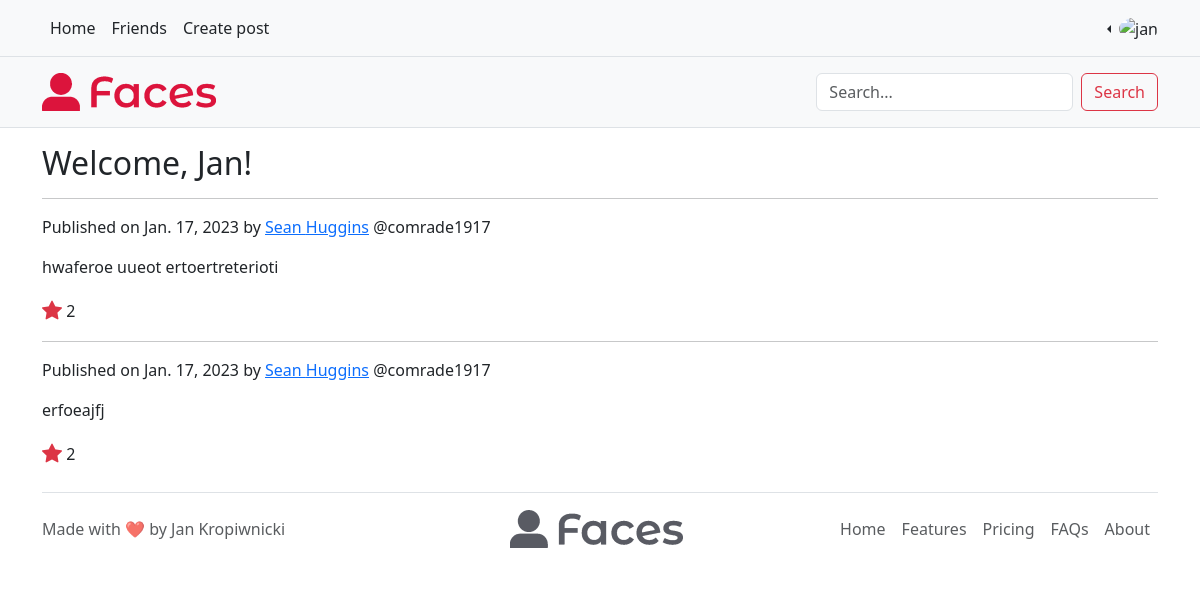
Before: / (signed in) with the older database file.
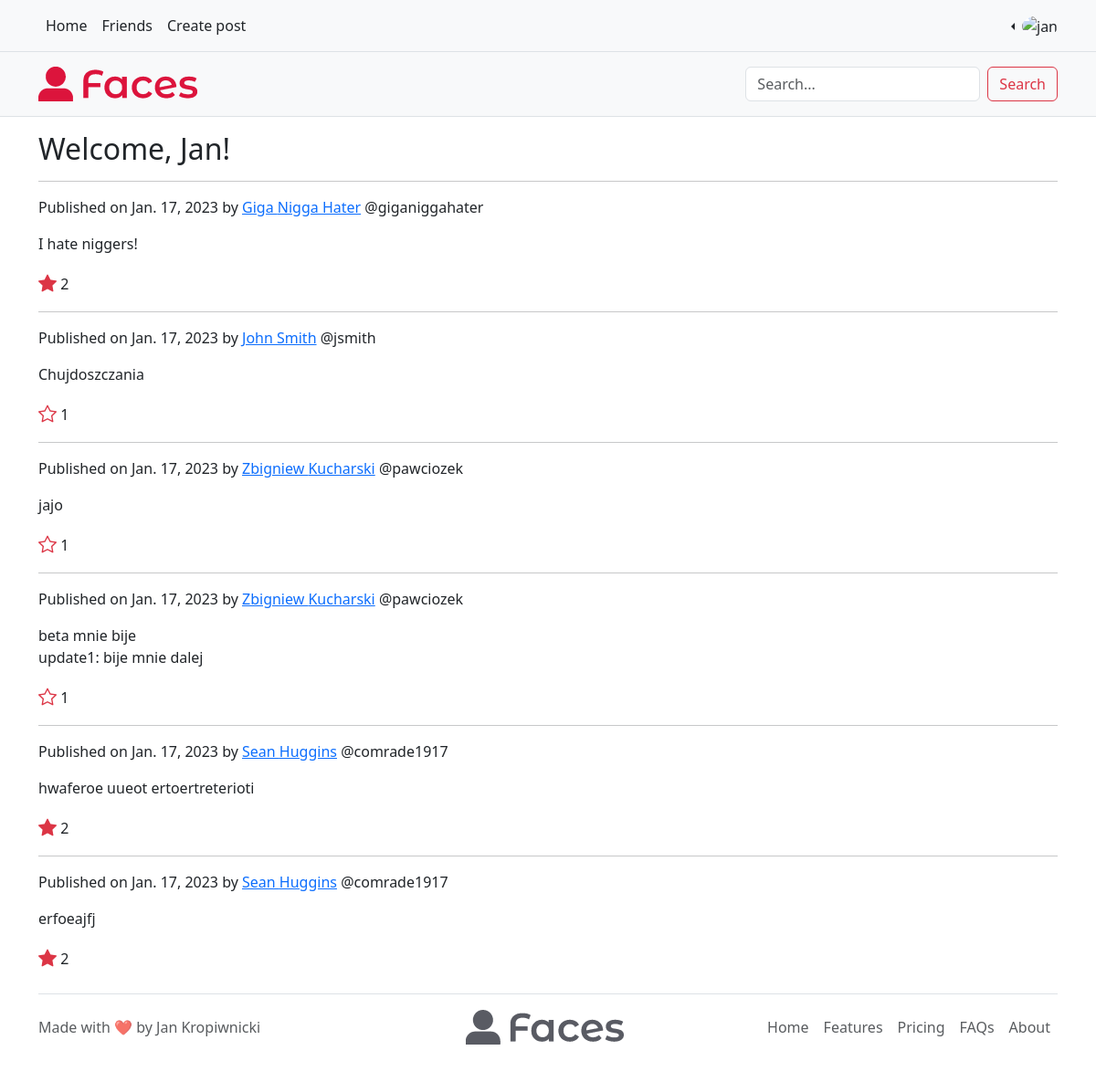
After: the same page with the newer database file.
### facebook2_app/models.py (models this page shows)
class Post(models.Model):
    content = models.TextField()
    author = models.ForeignKey(Person, on_delete=models.CASCADE)
    date = models.DateTimeField()

class Person(models.Model):
    user = models.OneToOneField(User, on_delete=models.CASCADE)
    friends = models.ManyToManyField("self")

### facebook2_app/views.py (the view)
# urls.py: path('', facebook2_app.views.index, name="index"),
def index(request):
    post_list = []
    friend_requests = []
    if request.user.is_authenticated:
        post_list_plain = []
        for friend in request.user.person.friends.all():
            post_list_plain += list(friend.post_set.all())
        post_list_plain.sort(key=lambda x: x.date, reverse=True)
        for post in post_list_plain:
            post_list += [[post, post.content.split("\r\n"), len(post.likeprofile_set.all())]]
        friend_requests = request.user.requestprofile.friend_requests.all()
    return render(request, "index.html", {
        "post_list": post_list, "friend_requests": friend_requests, "friend_requests_len": len(friend_requests)
    })

### templates/index.html (shortened to what this page needs)
{% extends 'base.html' %}
{% block content %}
    {% if user.is_authenticated %}
        <h2>Welcome, {{ user.first_name }}!</h2>
        {% for post in post_list %}
            <div id="{{ post.0.id }}">
                <hr>
                <p>Published on {{ post.0.date.date }} by <a href="{% url 'user' post.0.author.user.username %}">
                    {{ post.0.author.user.first_name }} {{ post.0.author.user.last_name }}</a>
                    @{{ post.0.author.user.username }}</p>
                <p>
                {% for line in post.1 %}
                    {{ line }}<br>
                {% endfor %}
                </p>
                <p>
                    {% if user.likeprofile in post.0.likeprofile_set.all %}
                        <a class="like-icon" id="like-{{ post.0.id }}" onclick="dislike_{{ post.0.id }}()"><i class="bi bi-star-fill lead text-danger"></i></a>
                    {% else %}
                        <a class="like-icon" id="like-{{ post.0.id }}" onclick="like_{{ post.0.id }}()"><i class="bi bi-star lead text-danger"></i></a>
                    {% endif %}
                    <span id="like-count-{{ post.0.id }}">{{ post.2 }}</span>
                </p>
            </div>
        {% endfor %}
    {% endif %}
{% endblock %}

### templates/base.html (shortened to what this page needs)
{% load static %}
<!DOCTYPE html>
<html lang="en">
<head>
    <link href="https://cdn.jsdelivr.net/npm/bootstrap@5.3.0-alpha1/dist/css/bootstrap.min.css" rel="stylesheet"
>
    <link rel="stylesheet" href="https://cdn.jsdelivr.net/npm/bootstrap-icons@1.10.3/font/bootstrap-icons.css">
</head>
<body style="padding-top: 9rem">
    <div class="fixed-top">
        <nav class="navbar navbar-expand-md py-2 bg-light border-bottom">
            <div class="container d-flex flex-wrap">
                <div class="collapse navbar-collapse" id="navbarCollapse">
                    {% if not user.is_authenticated %}
                        <ul class="nav me-auto">
                            <li class="nav-item"><a href="#" class="nav-link link-dark px-2 active" aria-current="page">Home</a></li>
                            <li class="nav-item"><a href="#" class="nav-link link-dark px-2">About</a></li>
                            <li class="nav-item"><a href="#" class="nav-link link-dark px-2">FAQs</a></li>
                            <li class="nav-item"><a href="#" class="nav-link link-dark px-2">Contact</a></li>
                        </ul>
                        <ul class="nav">
                            <li class="nav-item"><a href="{% url 'login' %}" class="nav-link link-dark px-2">Login</a></li>
                            <li class="nav-item"><a href="{% url 'register' %}" class="nav-link link-dark px-2">Sign up</a></li>
                        </ul>
                    {% else %}
                        <ul class="nav me-auto">
                            <li class="nav-item"><a href="{% url 'index' %}" class="nav-link link-dark px-2 active" aria-current="page">Home</a></li>
                            <li class="nav-item"><a href="{% url 'friends' %}" class="nav-link link-dark px-2">Friends</a></li>
                            <li class="nav-item"><a href="{% url 'create_post' %}" class="nav-link link-dark px-2">Create post</a></li>
                        </ul>
                        <div class="dropstart text-end">
                            <a href="#" class="d-block link-dark text-decoration-none dropdown-toggle" data-bs-toggle="dropdown" aria-expanded="false">
                                <img src="https://github.com/mdo.png" alt="{{ user.username }}" class="rounded-circle" width="32" height="32">
                            </a>
                        </div>
                    {% endif %}
                </div>
            </div>
        </nav>
        <header class="py-3 mb-4 border-bottom bg-light">
            <div class="container d-flex flex-wrap justify-content-center">
                <a href="/" class="d-flex align-items-center mb-3 mb-lg-0 me-lg-auto text-dark text-decoration-none">
                    <img class="bi me-1" height="38" src="{% static 'img/postit.png' %}" alt="Faces logo">
                </a>
                {% if user.is_authenticated %}
                    <form method="get" class="d-flex" role="search" action="{% url 'search_results' %}">
                        <input class="form-control me-2" name="q" type="search" placeholder="Search..." aria-label="Search"
                               value="{% block query %}{% endblock %}">
                        <button class="btn btn-outline-danger" type="submit">Search</button>
                    </form>
                {% endif %}
            </div>
        </header>
    </div>
    <div class="container-sm">
        <main>
            {% block content %}
            {% endblock %}
        </main>
        <footer class="d-flex flex-wrap justify-content-between align-items-center py-3 my-4 border-top">
            <p class="col-md-4 mb-0 text-muted">Made with ❤️ by Jan Kropiwnicki</p>
            <a href="{% url 'index' %}" class="col-md-4 d-flex align-items-center justify-content-center mb-3 mb-md-0 me-md-auto link-dark text-decoration-none">
                <img src="{% static 'img/logo-g.png' %}" class="bi me-2" height="38" alt="Faces logo">
            </a>
            <ul class="nav col-md-4 justify-content-end">
                <li class="nav-item"><a href="#" class="nav-link px-2 text-muted">Home</a></li>
                <li class="nav-item"><a href="#" class="nav-link px-2 text-muted">Features</a></li>
                <li class="nav-item"><a href="#" class="nav-link px-2 text-muted">Pricing</a></li>
                <li class="nav-item"><a href="#" class="nav-link px-2 text-muted">FAQs</a></li>
                <li class="nav-item"><a href="#" class="nav-link px-2 text-muted">About</a></li>
            </ul>
        </footer>
    </div>
</body>
</html>

Changed rows visible on the page:
added Post: date "Jan. 17, 2023", author.first_name "Giga", author.last_name "Nigga Hater", author.username "giganiggahater", 1 "I hate niggers!", post "2"
added Post: date "Jan. 17, 2023", author.first_name "John", author.last_name "Smith", author.username "jsmith", 1 "Chujdoszczania", post "1"
added Post: date "Jan. 17, 2023", author.first_name "Zbigniew", author.last_name "Kucharski", author.username "pawciozek", 1 "jajo", post "1"
added Post: date "Jan. 17, 2023", author.first_name "Zbigniew", author.last_name "Kucharski", author.username "pawciozek", 1 "beta mnie bije" "update1: bije mnie dalej", post "1"
